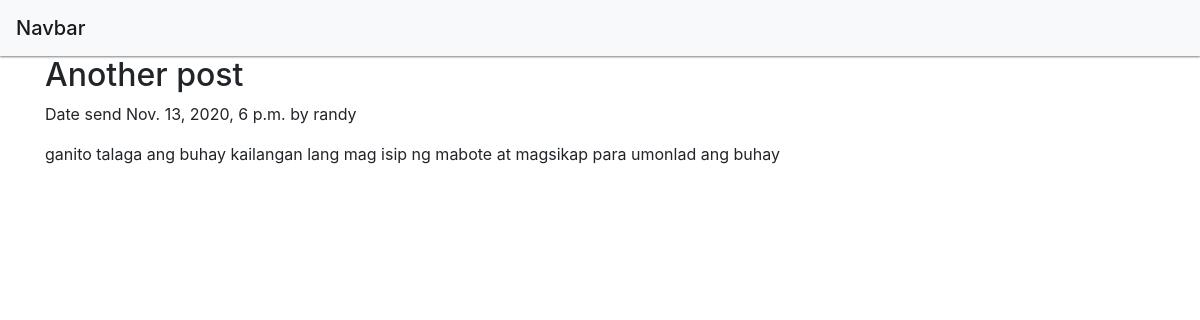
The app's page /message/2020/11/13/another-post/ with its own data.
### messageapp/models.py (models this page shows, shortened)
class MessagePost(models.Model):
    STATUS_CHOICES = (
        ('draft', 'Draft'),
        ('sent', 'Sent')
    )
    title = models.CharField(max_length=255)
    slug = models.SlugField(max_length=255, unique_for_date='date_send')
    author = models.ForeignKey(
        User, on_delete=models.CASCADE, related_name='message_post')
    body = models.TextField()
    date_send = models.DateTimeField(default=timezone.now)
    created = models.DateTimeField(auto_now_add=True)
    updated = models.DateTimeField(auto_now=True)
    status = models.CharField(
        max_length=20, choices=STATUS_CHOICES, default='draft')
    class Meta:
        ordering = ('-date_send',)
    objects = models.Manager()
    datesent = MessagePostManager()

### messageapp/views.py (the view)
def detail_post(request, year, month, day, post):
    post = get_object_or_404(MessagePost, slug=post,
                             status='sent',
                             date_send__year=year,
                             date_send__month=month,
                             date_send__day=day)
    return render(request, 'messageapp/post/detail.html', {'post': post})

### messageapp/templates/messageapp/post/detail.html
{% extends 'messageapp/base.html' %}
{% block content %}
<h2>{{post.title}}</h2>
<p>
  Date send {{post.date_send}} by {{post.author}}
</p>
{{post.body|linebreaks}}
{% endblock %}

### messageapp/static/css/messageapp.css (style rules this page uses)
body { background-color: #eee; }

### records on screen
MessagePost: title "Another post", date_send "Nov. 13, 2020, 6 p.m.", author "randy", body "ganito talaga ang buhay kailangan lang mag isip ng mabote at magsikap para umonlad ang buhay"
